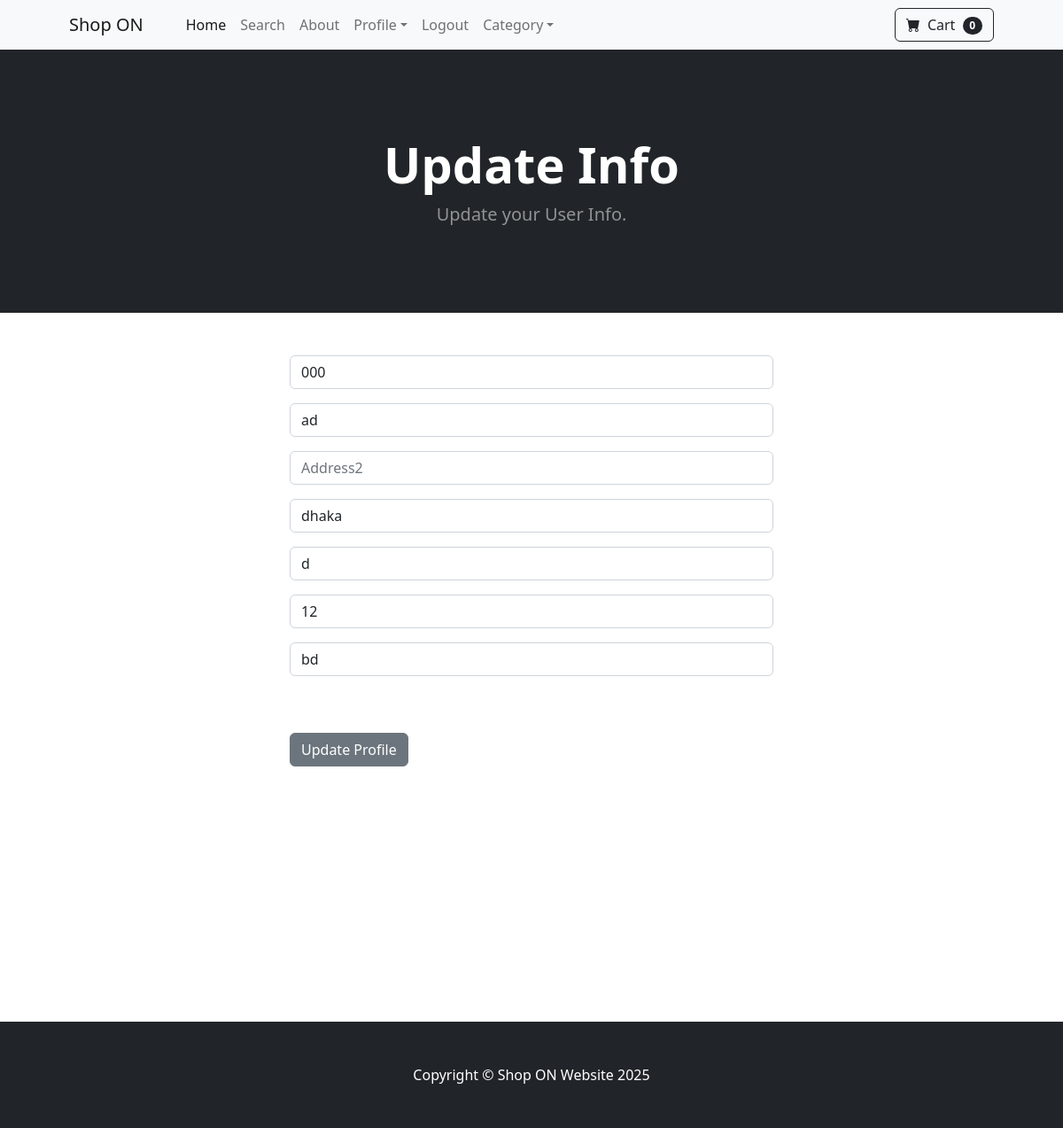
The page /update_info/ (signed in) on the database its author committed.
### store/models.py (models this page shows, shortened)
class Profile(models.Model):
  user = models.OneToOneField(User, on_delete=models.CASCADE)
  date_modified = models.DateTimeField(User, auto_now=True)
  phone = models.CharField(max_length=20, blank=True)
  address1 = models.CharField(max_length=200, blank=True)
  address2 = models.CharField(max_length=200, blank=True)
  city = models.CharField(max_length=200, blank=True)
  state = models.CharField(max_length=200, blank=True)
  zipcode = models.CharField(max_length=200, blank=True)
  country = models.CharField(max_length=200, blank=True)
  old_cart = models.CharField(max_length=200, blank=True, null=True)

### store/views.py (the view)
# urls.py: path('update_info/', views.update_info, name='update_info'),
def update_info(request):
    if request.user.is_authenticated:
        current_user = Profile.objects.get(user__id=request.user.id)
        form = UserInfoForm(request.POST or None, instance=current_user)
        if form.is_valid():
            form.save()
            messages.success(request, "Profile Info Has Been Updated")
            return redirect('home')
        return render(request, "update_info.html", {'form':form})
    else:
        messages.success(request, "Login Required")
        return redirect('home')

### store/forms.py
class UserInfoForm(forms.ModelForm):
		phone = forms.CharField(label="", widget=forms.TextInput(attrs={'class':'form-control', 'placeholder':'Phone'}),required=False)
		address1 = forms.CharField(label="", widget=forms.TextInput(attrs={'class':'form-control', 'placeholder':'Address1'}), required=False)
		address2 = forms.CharField(label="", widget=forms.TextInput(attrs={'class':'form-control', 'placeholder':'Address2'}), required=False)
		city = forms.CharField(label="", widget=forms.TextInput(attrs={'class':'form-control', 'placeholder':'City'}), required=False)
		state = forms.CharField(label="", widget=forms.TextInput(attrs={'class':'form-control', 'placeholder':'State'}), required=False)
		zipcode = forms.CharField(label="", widget=forms.TextInput(attrs={'class':'form-control', 'placeholder':'Enter Zipcode'}), required=False)
		country = forms.CharField(label="", widget=forms.TextInput(attrs={'class':'form-control', 'placeholder':'Enter Country Name'}), required=False)
		class Meta:
			model = Profile
			fields = ('phone', 'address1', 'address2', 'city', 'state', 'zipcode', 'country',)

### cart/cart.py (called while the page is built)
  def __len__(self):
    return len(self.cart)

### cart/context_processors.py (called while the page is built)
def cart(request):
  return {'cart': Cart(request)}

### store/templates/update_info.html (shortened to what this page needs)
{% extends 'base.html' %}
{% block content %}
 <header class="bg-dark py-5">
  <div class="container px-4 px-lg-5 my-5">
      <div class="text-center text-white">
          <h1 class="display-4 fw-bolder">Update Info</h1>
          <p class="lead fw-normal text-white-50 mb-0">Update your User Info.</p>
      </div>
  </div>
</header>
  <div class="container">
      <div class="row">
        <div class="col-md-6 offset-md-3">
          <br><br>
          <form method="POST" action="{% url 'update_info' %}">
            {{ form.as_p }}
            <br><br>
            <button type="submit" class="btn btn-secondary">Update Profile</button>
          </form>
          <br><br>
          <br><br><br><br><br><br><br><br><br><br>
        </div>
    </div>
  </div>
{% endblock %}

### rows shown on the page
Profile: phone "000", address1 "ad", city "dhaka", state "d", zipcode "12", country "bd"

### other values the page prints
{{ cart|length }} "0"
